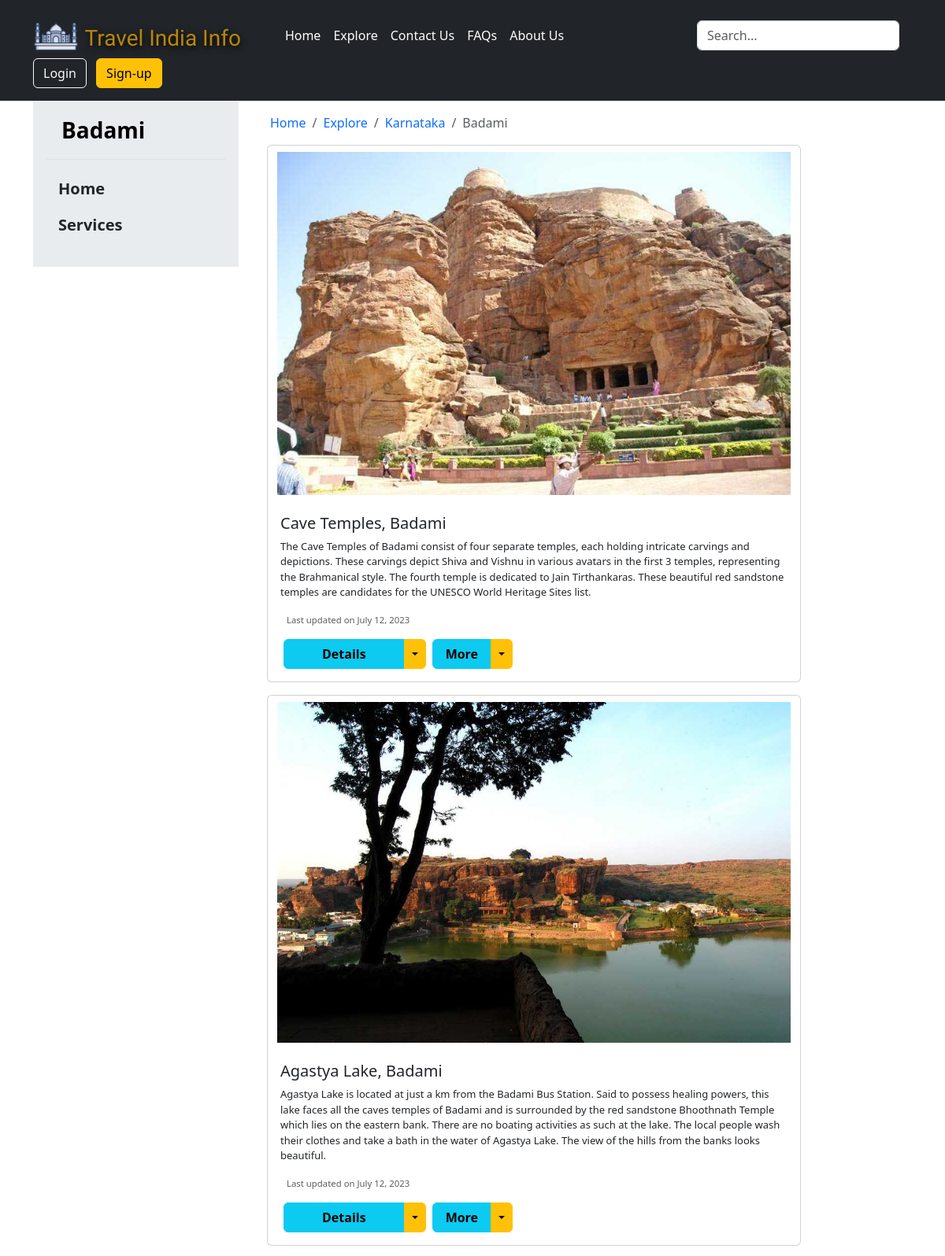
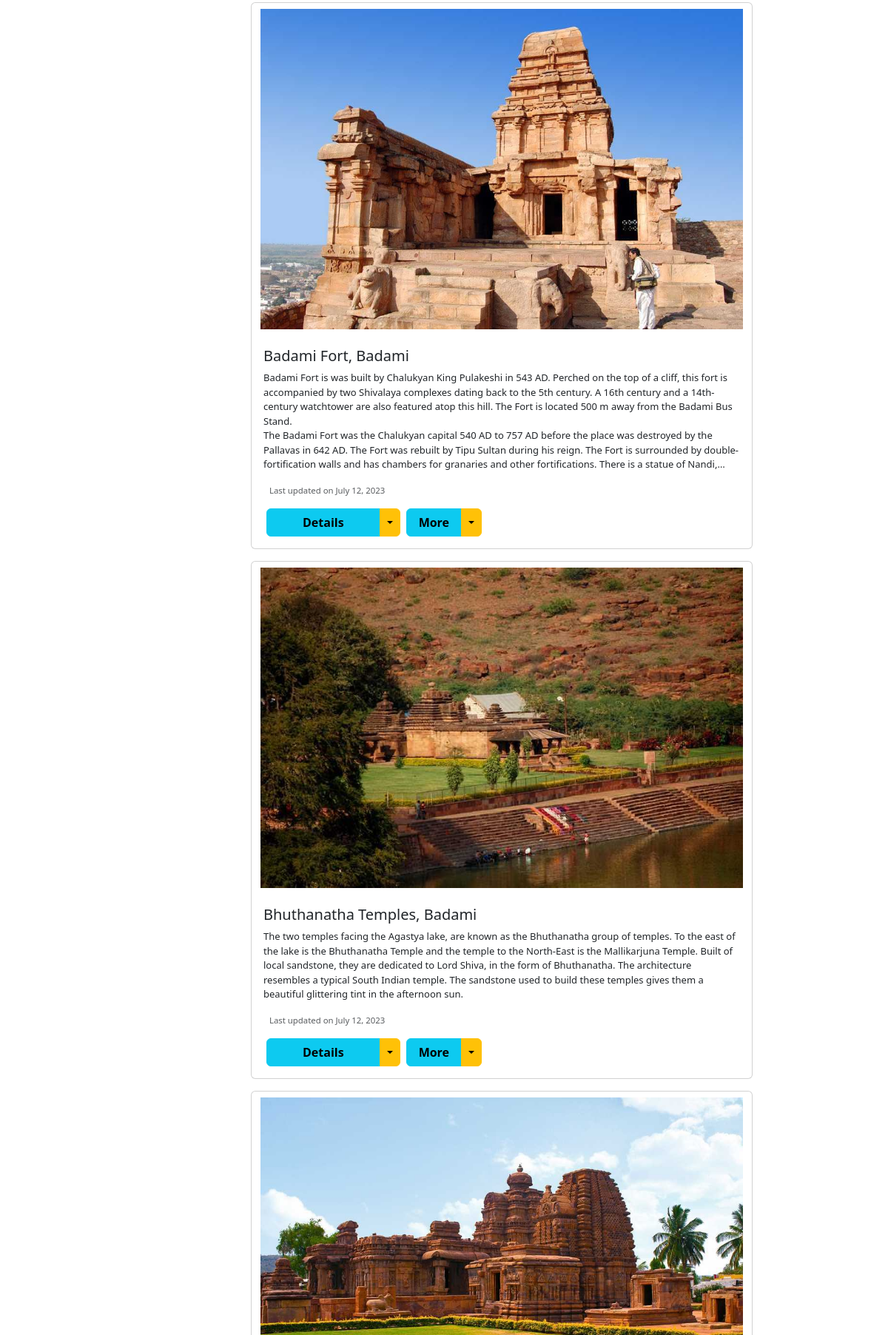
/badami/ (upper part), run on the app's committed database (2 pictures, top to bottom).
### Karnataka/models.py (models this page shows, shortened)
class Badami(models.Model):
    place_id = models.AutoField(primary_key=True)
    Image = models.ImageField(upload_to="Karnataka/images", default="")
    Place_name = models.CharField(max_length=70)
    Desc = models.TextField(default="")
    state = models.CharField(max_length=70)
    Best_Time = models.CharField(max_length=100, default="")
    Avoid_Time = models.CharField(max_length=100, default="")
    Ideal_Duration = models.CharField(max_length=50, default="")
    Category = models.CharField(max_length=50, default="")
    More = models.TextField(default="")
    Pub_date = models.DateField()

### TIInfo/views.py (the view)
# urls.py: path('badami/',views.BADAMI,name="badami"),
def BADAMI(request):
    badamidata = Badami.objects.all()
    data = {'title' : 'Travel India Info | Badami',
        "badamidata" : badamidata}
    return render(request, "Karnataka/BADAMI.html" , data)

### templates/Karnataka/BADAMI.html (shortened to what this page needs)
{% extends 'base.html' %}
{% block section %}
<section>
    <div class="container">
        <div class="row">
            <div class="col-lg-3">
                <div class="p-3 bg-body-secondary">
                    <a href="{% url 'badami' %}"
                        class="d-flex align-items-center pb-3 mb-3 link-body-emphasis text-decoration-none border-bottom">
                        <svg class="bi pe-none" width="20" height="24"></svg>
                        <span class="fs-3 fw-semibold">Badami<br></span>
                    </a>
                    <ul class="list-unstyled ps-0">
                        <li class="mb-1">
                            <button class="btn btn-toggle d-inline-flex align-items-center rounded border-0 collapsed px-3 fs-5 fw-semibold" data-bs-toggle="collapse" data-bs-target="#home-collapse" aria-expanded="false">
                                Home
                            </button>
                        </li>
                        <li class="mb-1">
                            <button class="btn btn-toggle d-inline-flex align-items-center rounded border-0 collapsed px-3 fs-5 fw-semibold" data-bs-toggle="collapse" data-bs-target="#services-collapse" aria-expanded="false">
                                Services
                            </button>
                        </li>
                    </ul>
                </div>
            </div>
            <div class="col-lg-9">
                <nav aria-label="breadcrumb">
                    <ol class="breadcrumb m-3">
                        <li class="breadcrumb-item"><a href="{% url 'homepage' %}" class="text-decoration-none">Home</a></li>
                        <li class="breadcrumb-item"><a href="{% url 'explore' %}" class="text-decoration-none">Explore</a></li>
                        <li class="breadcrumb-item"><a href="{% url 'karnataka' %}" class="text-decoration-none">Karnataka</a></li>
                        <li class="breadcrumb-item active" aria-current="page">Badami</li>
                    </ol>
                </nav>
                <div class="container">
                    {% for i in badamidata %}
                    <div class="card mb-3" style="max-width:84%;">
                        <img src="/media/{{i.Image}}" class="card-img-top my-2 container" alt="Image Error" style="max-width:100%;">
                        <div class="card-body">
                            <h5 class="card-title">{{i.Place_name}}</h5>
                            <p class="card-text" style="font-size: 13px;">
                                {{i.Desc | safe}}
                            </p>
                            <p class="mx-2" style="font-size: 13px;">
                                <small class="text-body-secondary">Last updated on {{i.Pub_date}}</small>
                            </p>
                            <div class="d-flex flex-wrap align-items-center">
                                <div class="btn-group mx-1">
                                    <button type="button" class="btn btn-info px-5 fs-6 fw-semibold mb-2 mb-lg-0">Details</button>
                                    <button type="button" class="btn btn-warning dropdown-toggle dropdown-toggle-split mb-2 mb-lg-0" data-bs-toggle="dropdown" aria-expanded="false">
                                    </button>
                                </div>
                                <div class="btn-group mx-1">
                                    <button type="button" class="btn btn-info px-3 fs-6 fw-semibold">More</button>
                                    <button type="button" class="btn btn-warning dropdown-toggle dropdown-toggle-split" data-bs-toggle="dropdown" aria-expanded="false">
                                    </button>
                                </div>
                            </div>
                        </div>
                    </div>
                    {% endfor %}
                </div>
            </div>
        </div>
    </div>
</section>
{% endblock %}

### static/css/TIstyle.css (style rules this page uses)
.card-text { font-size: 13px; max-height: 200px; overflow-x: hidden; overflow-y: scroll hidden; text-overflow: ellipsis; display:-webkit-box; -webkit-line-clamp: 7; -webkit-box-orient: vertical; }

### data on the page
Badami: Image (picture), Place_name "Cave Temples, Badami", Desc "The Cave Temples of Badami consist of four separate temples, each holding intricate carvings and depictions. These carvings depict Shiva and Vishnu in various avatars in the first 3 temples, representing the Brahmanical style. The fourth temple is dedicated to Jain Tirthankaras. These beautiful red sandstone temples are candidates for the UNESCO World Heritage Sites list.", Pub_date "July 12, 2023"
Badami: Image (picture), Place_name "Agastya Lake, Badami", Desc "Agastya Lake is located at just a km from the Badami Bus Station. Said to possess healing powers, this lake faces all the caves temples of Badami and is surrounded by the red sandstone Bhoothnath Temple which lies on the eastern bank. There are no boating activities as such at the lake. The local people wash their clothes and take a bath in the water of Agastya Lake. The view of the hills from the banks looks beautiful.", Pub_date "July 12, 2023"
Badami: Image (picture), Place_name "Badami Fort, Badami", Desc "Badami Fort is was built by Chalukyan King Pulakeshi in 543 AD. Perched on the top of a cliff, this fort is accompanied by two Shivalaya complexes dating back to the 5th century. A 16th century and a 14th-century watchtower are also featured atop this hill. The Fort is located 500 m away from the Badami Bus Stand. The Badami Fort was the Chalukyan capital 540 AD to 757 AD before the place was destroyed by the Pallavas in 642 AD. The Fort was rebuilt by Tipu Sultan during his reign. The Fort is surrounded by double-fortification walls and has chambers for granaries and other fortifications. There is a statue of…", Pub_date "July 12, 2023"
Badami: Image (picture), Place_name "Bhuthanatha Temples, Badami", Desc "The two temples facing the Agastya lake, are known as the Bhuthanatha group of temples. To the east of the lake is the Bhuthanatha Temple and the temple to the North-East is the Mallikarjuna Temple. Built of local sandstone, they are dedicated to Lord Shiva, in the form of Bhuthanatha. The architecture resembles a typical South Indian temple. The sandstone used to build these temples gives them a beautiful glittering tint in the afternoon sun.", Pub_date "July 12, 2023"
Badami: Image (picture)
